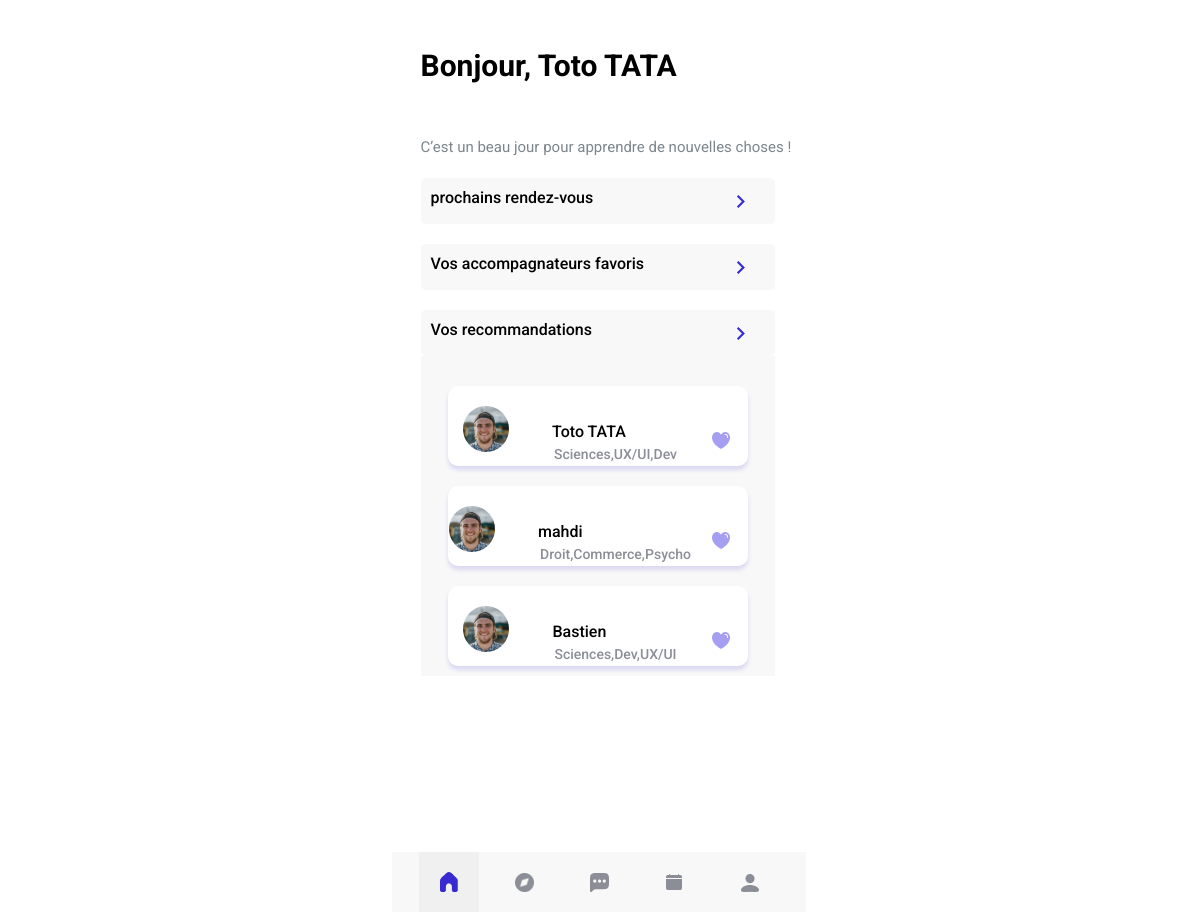
The page /home.php (signed in) on the database its author committed.
### tables this page shows
CREATE TABLE `personne` (
  `id` int(4) NOT NULL,
  `nom_prenom_pers` varchar(255) NOT NULL,
  `date_naiss_pers` varchar(255) NOT NULL,
  `interet_pers` varchar(255) NOT NULL,
  `email_pers` varchar(255) NOT NULL,
  `mdp_pers` varchar(255) NOT NULL,
  `tel_pers` varchar(255) NOT NULL,
  `preferences_rencontre` varchar(255) NOT NULL,
  `ville` varchar(255) NOT NULL,
  `bio` varchar(255) NOT NULL,
  `domaine` varchar(255) NOT NULL,
  `nivEtudProf` varchar(255) NOT NULL,
  `id_role` varchar(255) NOT NULL
);

### models/personne.class.php (called while the page is built, shortened)
<?php
class personne
{
	public function getProRecommandations()
	{include_once("includes/connexion.php");
		$personnes1[]= $this;
		$personnes2[]= $this;
		$result[]= $this;
		$prefLieuxThisPers=explode(",", $_SESSION['personne']->preferences_rencontre);
		$domaineThisPers=explode(",", $_SESSION['personne']->domaine);
		$n=new connexion();
		$pdo=$n->CNXbase();
		$allPersonnes = $pdo->query("select * from personne where id_role='Professionel'")->fetchAll(PDO::FETCH_OBJ);
		foreach($allPersonnes as $pers)
		{
			$prefLieuxPers=explode(",", $pers->preferences_rencontre);
			$domainePers=explode(",", $pers->domaine);
			foreach($prefLieuxPers as $rowstr)
			{
				if (in_array($rowstr, $prefLieuxThisPers)) {
					array_push($personnes1, $pers);
					break;
				}
			}
			foreach($domainePers as $rowstr)
			{
				if (in_array($rowstr, $domaineThisPers)) {
					array_push($personnes2, $pers);
					break;
				}
			}
			$result = array_intersect_key($personnes1, $personnes2);
		}
		return $result;
	}
}

### home.php (the view, shortened to what this page needs)
<!DOCTYPE html>
<html>
<head>
  <link rel="stylesheet" type="text/css" href="css/home.css" />
  <link rel="stylesheet" type="text/css" href="css/styleguide.css" />
  <link rel="stylesheet" type="text/css" href="css/globals.css" />
</head>
<body style="background: #ffffff">
  <div class="container-center-horizontal">
    <div class="home screen">
      <div class="overlap-group1">
        <p class="cest-un-beau-jour-p roboto-normal-gunsmoke-15px-2">
          <span class="roboto-normal-gunsmoke-15px-2">C’est un beau jour pour apprendre de nouvelles choses !</span>
        </p>
        <div class="bonjour-olivier roboto-bold-black-30px">
          <span class="roboto-bold-black-30px">Bonjour, <?php echo ($_SESSION['personne']->nom_prenom_pers); ?></span>
        </div>
        <div class="prochaines-runions roboto-medium-black-16px">
          <div style="margin-bottom: -12px;">prochains rendez-vous</div>
          <img class="heart" id="myImageId0" src="img/Heart.png">
        </div>
        <div class="prochaines-runions roboto-medium-black-16px">
          <div style="margin-bottom: -12px;">Vos accompagnateurs favoris</div>
          <img class="heart" id="myImageId1" src="img/Heart.png">
        </div>
        <div class="prochaines-runions roboto-medium-black-16px">
          <div style="margin-bottom: -12px;">Vos recommandations</div>
          <img class="heart" id="myImageId2" src="img/Heart.png">
        </div>
        <div class="frame-3322">
          <?php
          include "models/personne.class.php";
          $personne = new personne("", "", "", "", "", "", "", "", "", "", "", "", "");
          $res_pers = $personne->getProRecommandations();
          foreach ($res_pers as $row) {
            if ($row->id != null) {
          ?>
              <div class="card">
                <div class="frame-3316">
                  <img class="avatars" src="img/avatars-7@2x.png" />
                  <div class="helath-chat-with-lidia roboto-medium-black-16px">
                    <span class="roboto-medium-black-16px"><?php echo ($row->nom_prenom_pers); ?></span>
                  </div>
                  <div class="type-dactivit roboto-medium-oslo-gray-14px">
                    <span class="roboto-medium-oslo-gray-14px"><?php echo ($row->domaine); ?></span>
                  </div>
                </div>
                <img class="heart-1" src="img/heart-16@2x.png" />
              </div>
          <?php }
          } ?>
        </div>
        <div class="frame-3314">
          <a href="home.php"><img class="x5_-elements_-navigation-home-on" src="img/5-elements-navigation-home-on-1@2x.png" /></a>
          <a href="explorer.php">
            <div class="x5_-elements_-navigation-message-off"><img class="subtract" src="img/subtract-11@2x.png" /></div>
          </a>
          <a href="messagerie.php">
            <div class="x5_-elements_-navigation-message-off"><img class="shape" src="img/shape-18@2x.png" /></div>
          </a>
          <a href="planning.php"><img class="x5_-elements_-navigation-bell-off" src="img/5-elements-navigation-bell-off-20@2x.png" /></a>
          <a href="profil.php">
            <div class="x5_-elements_-navigation-message-off"><img class="group-18" src="img/group-18-19@2x.png" /></div>
          </a>
        </div>
      </div>
    </div>
  </div>
</body>
</html>

### css/home.css (style rules this page uses)
.home { align-items: flex-start; background-color: var(--white); display: flex; min-width: 414px; overflow-x: hidden; z-index: 0; }
.home .overlap-group1 { height: 896px; position: relative; width: 417px; }
.home .prochaines-runions { border-radius: 5px; left: 29px; letter-spacing: 0; position: relative; top: 150px; background-color: var(--desert-storm); padding: 10px; text-align: left; width: 85%; outline: none; transition: 0.4s; margin-top: 20px; }
.home .cest-un-beau-jour-p { left: 29px; letter-spacing: 0; position: absolute; top: 115px; }
.home .bonjour-olivier { left: 29px; letter-spacing: 0; position: absolute; top: 40px; }
.frame-3314 { align-items: flex-start; background-color: var(--desert-storm); display: flex; height: 60px; padding: 0 27px; bottom: 0; position: fixed; z-index: 1; }
.home .x5_-elements_-navigation-home-on { height: 60px; width: 60px; }
.home .subtract { height: 19px; width: 19px; }
.home .x5_-elements_-navigation-message-off { align-items: flex-end; background-color: var(--desert-storm); display: flex; height: 60px; justify-content: flex-end; margin-left: 15px; min-width: 60px; padding: 20px; }
.home .shape { height: 19px; width: 19px; }
.home .x5_-elements_-navigation-bell-off { height: 60px; margin-left: 15px; width: 60px; }
.home .group-18 { height: 18px; width: 18px; }
.home .frame-3322 { align-items: center; top: 150px; background-color: var(--desert-storm); left: 29px; position: relative; padding: 10px; width: 85%; display: block; overflow:scroll; }
.home .frame-3316 { padding-top: 20px; }
.home .avatars { height: 46px; width: 46px; margin-left: -55px; }
.prochaines-runions .heart { align-items: flex-end; margin-left: 300px; margin-top: -20px; }
.home .helath-chat-with-lidia { letter-spacing: 0; min-height: 19px; margin-top: -34px; margin-left: 34px; }
.home .type-dactivit { letter-spacing: 0; min-height: 16px; margin-top: 5px; margin-left: 36px; }
.home .card { align-items: center; background-color: var(--white); border-radius: 10px; box-shadow: 0px 4px 4px #372ad126; display: flex; flex-direction: column; margin-left: 17px; height: 80px; margin-top: 20px; width: 300px; }
.home .heart-1 { height: 17px; margin-left: 247px; width: 18px; margin-top: -30px; }

### css/globals.css (style rules this page uses)
.screen a { display: contents; text-decoration: none; }
.container-center-horizontal { display: flex; flex-direction: row; justify-content: center; pointer-events: none; width: 100%; }
.container-center-horizontal > * { flex-shrink: 0; pointer-events: auto; }
* { box-sizing: border-box; }

### rows shown on the page
personne: nom_prenom_pers "Toto TATA", domaine "Sciences,UX/UI,Dev"
personne: nom_prenom_pers "mahdi", domaine "Droit,Commerce,Psycho"
personne: nom_prenom_pers "Bastien", domaine "Sciences,Dev,UX/UI"

### other values the page prints
$_SESSION['personne']->nom_prenom_pers "Toto TATA"
